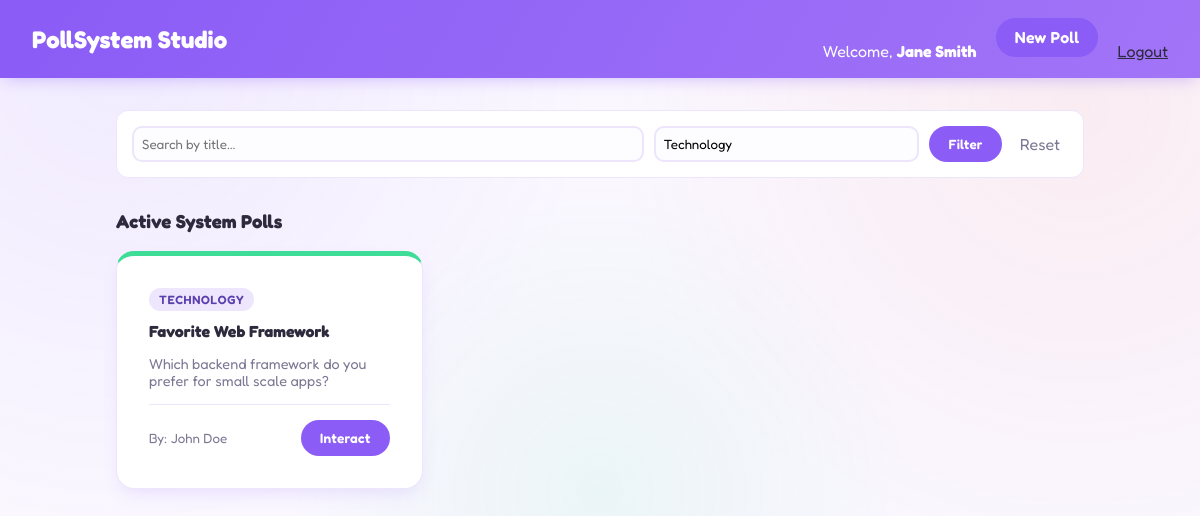
The app's page /dashboard.php?category=Technology (signed in) with its own data.
### tables this page shows
CREATE TABLE `polls` (
  `id` int(11) NOT NULL,
  `user_id` int(11) NOT NULL,
  `title` varchar(255) NOT NULL,
  `description` text DEFAULT NULL,
  `category` varchar(50) NOT NULL,
  `question_type` enum('single','multiple','rating') NOT NULL,
  `expiry_date` datetime NOT NULL,
  `created_at` timestamp NOT NULL DEFAULT current_timestamp()
);

CREATE TABLE `users` (
  `id` int(11) NOT NULL,
  `name` varchar(100) NOT NULL,
  `email` varchar(150) NOT NULL,
  `password_hash` varchar(255) NOT NULL,
  `role` enum('user','admin') DEFAULT 'user',
  `created_at` timestamp NOT NULL DEFAULT current_timestamp()
);

### dashboard.php (the view, shortened to what this page needs)
<?php
require_once 'config/database.php';
$search = trim($_GET['search'] ?? '');
$category = trim($_GET['category'] ?? '');
$query = "SELECT p.*, u.name as creator FROM polls p JOIN users u ON p.user_id = u.id WHERE 1=1";
$params = [];
if ($category !== '') {
    $query .= " AND p.category = ?";
    $params[] = $category;
}
$query .= " ORDER BY p.created_at DESC";
$stmt = $pdo->prepare($query);
$stmt->execute($params);
$polls = $stmt->fetchAll();
?>
<!DOCTYPE html>
<html lang="en">
<head>
    <link rel="stylesheet" href="assets/css/style.css">
</head>
<body>
    <nav class="navbar">
        <h2>PollSystem Studio</h2>
        <div>
            <span>Welcome, <strong><?= htmlspecialchars($_SESSION['user_name'] ?? 'User') ?></strong></span>
            <a href="create-poll.html" style="margin-left: 15px;" class="btn">New Poll</a>
            <a href="api/logout.php" style="margin-left: 15px; color: var(--text-main);">Logout</a>
        </div>
    </nav>
    <div class="container">
        <form method="GET" style="display: flex; gap: 10px; margin-bottom: 2rem; background: white; padding: 15px; border-radius: 12px; border: 1px solid var(--border-color);">
            <input type="text" name="search" placeholder="Search by title..." value="<?= htmlspecialchars($search) ?>" style="flex: 2; padding: 8px;">
            <input type="text" name="category" placeholder="Category..." value="<?= htmlspecialchars($category) ?>" style="flex: 1; padding: 8px;">
            <button type="submit" class="btn">Filter</button>
            <a href="dashboard.php" style="padding: 8px; text-decoration: none;" class="text-muted">Reset</a>
        </form>
        <h3>Active System Polls</h3>
        <div class="grid">
            <?php foreach ($polls as $poll): ?>
                <div class="card">
                    <span class="badge"><?= htmlspecialchars($poll['category']) ?></span>
                    <h4 style="margin: 10px 0 5px 0;"><?= htmlspecialchars($poll['title']) ?></h4>
                    <p class="text-muted" style="font-size: 0.9rem;"><?= htmlspecialchars($poll['description']) ?></p>
                    <hr style="border: 0; border-top: 1px solid var(--border-color); margin: 15px 0;">
                    <div style="display:flex; justify-content: space-between; align-items: center;">
                        <small class="text-muted">By: <?= htmlspecialchars($poll['creator']) ?></small>
                        <div class="owner-actions">
                            <a href="view-poll.php?id=<?= $poll['id'] ?>" class="btn" style="font-size: 0.85rem;">Interact</a>
                        </div>
                    </div>
                </div>
            <?php endforeach; ?>
        </div>
    </div>
</body>
</html>

### assets/css/style.css (style rules this page uses)
:root { --bg-primary: #faf7ff; --card-bg: #ffffff; --text-main: #2d2a3d; --accent: #8b5cf6; --accent-hover: #7c3aed; --coral: #ff7d6b; --mint: #3ddc97; --sunny: #ffc857; --border-color: #ece5fb; }
* { box-sizing: border-box; }
body { font-family: 'Fredoka', 'Segoe UI', system-ui, -apple-system, sans-serif; background-color: var(--bg-primary); background-image: radial-gradient(circle at 10% 10%, rgba(139,92,246,0.08), transparent 40%), radial-gradient(circle at 90% 20%, rgba(255,125,107,0.09), transparent 40%), radial-gradient(circle at 50% 90%, rgba(61,220,151,0.08), transparent 40%); color: var(--text-main); margin: 0; padding: 0; animation: pageFadeIn 0.5s ease both; }
.navbar { background: linear-gradient(120deg, var(--accent), #a679f8 60%, var(--coral)); background-size: 200% 200%; animation: navGradientShift 8s ease infinite; color: white; padding: 1.1rem 2rem; display: flex; justify-content: space-between; align-items: center; box-shadow: 0 4px 16px -4px rgba(139,92,246,0.4); }
.navbar h2 { margin: 0; }
.navbar a { color: white; }
.container { max-width: 1000px; margin: 2rem auto; padding: 0 1rem; }
.card { background: var(--card-bg); border-radius: 18px; border: 1px solid var(--border-color); padding: 2rem; box-shadow: 0 8px 20px -6px rgba(139,92,246,0.18); margin-bottom: 1.5rem; border-top: 5px solid var(--mint); transition: transform 0.25s ease, box-shadow 0.25s ease, border-top-color 0.25s ease; animation: fadeInUp 0.5s ease both; }
.grid .card:nth-child(3n+1) { border-top-color: var(--mint); animation-delay: 0.05s; }
.grid { display: grid; grid-template-columns: repeat(auto-fill, minmax(300px, 1fr)); gap: 1.5rem; }
.btn { position: relative; overflow: hidden; background-color: var(--accent); color: white; padding: 0.6rem 1.2rem; border-radius: 999px; text-decoration: none; border: none; cursor: pointer; font-family: inherit; font-weight: 600; letter-spacing: 0.2px; transition: background-color 0.2s ease, box-shadow 0.2s ease, transform 0.15s ease; display: inline-block; }
.btn::after { content: ""; position: absolute; top: 0; left: -75%; width: 50%; height: 100%; background: linear-gradient(120deg, transparent, rgba(255,255,255,0.35), transparent); transform: skewX(-20deg); transition: left 0.5s ease; }
.badge { display: inline-block; font-size: 0.75rem; text-transform: uppercase; letter-spacing: 0.05em; background: #eee6fd; color: #5b3fae; padding: 4px 10px; border-radius: 999px; font-weight: 600; animation: popIn 0.4s ease both; }
.text-muted { color: #7d7793; }
.owner-actions { display: flex; gap: 8px; }
input[type="text"], input[type="email"], input[type="password"], input[type="datetime-local"], textarea, select { font-family: inherit; border: 2px solid var(--border-color); border-radius: 10px; transition: border-color 0.2s ease, box-shadow 0.2s ease; background: #fdfcff; }

### records on screen
polls: category "TECHNOLOGY", title "Favorite Web Framework", description "Which backend framework do you prefer for small scale apps?", user.name "John Doe"

### other values on screen
$_SESSION['user_name'] "Jane Smith"
